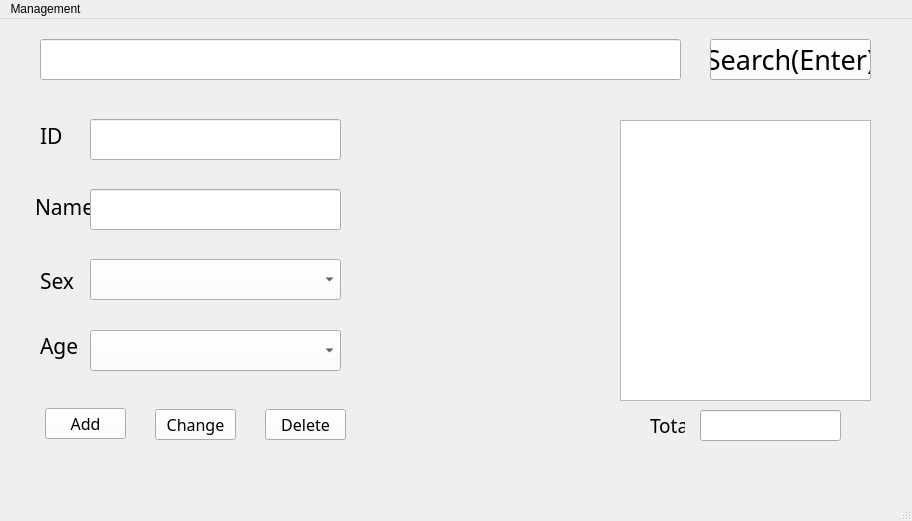
<?xml version="1.0" encoding="UTF-8"?>
<ui version="4.0">
 <class>MainWindow</class>
 <widget class="QMainWindow" name="MainWindow">
  <property name="geometry">
   <rect>
    <x>0</x>
    <y>0</y>
    <width>912</width>
    <height>521</height>
   </rect>
  </property>
  <property name="palette">
   <palette>
    <active>
     <colorrole role="Button">
      <brush brushstyle="SolidPattern">
       <color alpha="255">
        <red>255</red>
        <green>255</green>
        <blue>255</blue>
       </color>
      </brush>
     </colorrole>
    </active>
    <inactive>
     <colorrole role="Button">
      <brush brushstyle="SolidPattern">
       <color alpha="255">
        <red>255</red>
        <green>255</green>
        <blue>255</blue>
       </color>
      </brush>
     </colorrole>
    </inactive>
    <disabled>
     <colorrole role="Button">
      <brush brushstyle="SolidPattern">
       <color alpha="255">
        <red>255</red>
        <green>255</green>
        <blue>255</blue>
       </color>
      </brush>
     </colorrole>
    </disabled>
   </palette>
  </property>
  <property name="windowTitle">
   <string>MainWindow</string>
  </property>
  <widget class="QWidget" name="centralwidget">
   <widget class="QPushButton" name="Add">
    <property name="geometry">
     <rect>
      <x>45</x>
      <y>389</y>
      <width>81</width>
      <height>31</height>
     </rect>
    </property>
    <property name="font">
     <font>
      <family>Agency FB</family>
      <pointsize>12</pointsize>
     </font>
    </property>
    <property name="text">
     <string>Add</string>
    </property>
   </widget>
   <widget class="QPushButton" name="Change">
    <property name="geometry">
     <rect>
      <x>155</x>
      <y>390</y>
      <width>81</width>
      <height>31</height>
     </rect>
    </property>
    <property name="font">
     <font>
      <family>Agency FB</family>
      <pointsize>12</pointsize>
     </font>
    </property>
    <property name="text">
     <string>Change</string>
    </property>
   </widget>
   <widget class="QPushButton" name="Delete">
    <property name="geometry">
     <rect>
      <x>265</x>
      <y>390</y>
      <width>81</width>
      <height>31</height>
     </rect>
    </property>
    <property name="font">
     <font>
      <family>Agency FB</family>
      <pointsize>12</pointsize>
     </font>
    </property>
    <property name="text">
     <string>Delete</string>
    </property>
   </widget>
   <widget class="QPushButton" name="Search">
    <property name="geometry">
     <rect>
      <x>710</x>
      <y>20</y>
      <width>161</width>
      <height>41</height>
     </rect>
    </property>
    <property name="font">
     <font>
      <family>Agency FB</family>
      <pointsize>20</pointsize>
     </font>
    </property>
    <property name="text">
     <string>Search(Enter)</string>
    </property>
   </widget>
   <widget class="QLabel" name="label">
    <property name="geometry">
     <rect>
      <x>35</x>
      <y>162</y>
      <width>201</width>
      <height>51</height>
     </rect>
    </property>
    <property name="font">
     <font>
      <family>Agency FB</family>
      <pointsize>16</pointsize>
     </font>
    </property>
    <property name="text">
     <string>Name</string>
    </property>
   </widget>
   <widget class="QLabel" name="label_2">
    <property name="geometry">
     <rect>
      <x>40</x>
      <y>241</y>
      <width>54</width>
      <height>41</height>
     </rect>
    </property>
    <property name="font">
     <font>
      <family>Agency FB</family>
      <pointsize>16</pointsize>
     </font>
    </property>
    <property name="text">
     <string>Sex</string>
    </property>
   </widget>
   <widget class="QLabel" name="label_3">
    <property name="geometry">
     <rect>
      <x>40</x>
      <y>301</y>
      <width>71</width>
      <height>51</height>
     </rect>
    </property>
    <property name="font">
     <font>
      <family>Agency FB</family>
      <pointsize>16</pointsize>
     </font>
    </property>
    <property name="text">
     <string>Age</string>
    </property>
   </widget>
   <widget class="QLabel" name="label_4">
    <property name="geometry">
     <rect>
      <x>40</x>
      <y>91</y>
      <width>61</width>
      <height>51</height>
     </rect>
    </property>
    <property name="font">
     <font>
      <family>Agency FB</family>
      <pointsize>16</pointsize>
     </font>
    </property>
    <property name="text">
     <string>ID</string>
    </property>
   </widget>
   <widget class="QLineEdit" name="lineEdit">
    <property name="geometry">
     <rect>
      <x>40</x>
      <y>20</y>
      <width>641</width>
      <height>41</height>
     </rect>
    </property>
    <property name="font">
     <font>
      <family>Microsoft YaHei UI</family>
      <pointsize>14</pointsize>
      <weight>50</weight>
      <bold>false</bold>
     </font>
    </property>
   </widget>
   <widget class="QLineEdit" name="lineEdit_2">
    <property name="geometry">
     <rect>
      <x>90</x>
      <y>100</y>
      <width>251</width>
      <height>41</height>
     </rect>
    </property>
    <property name="font">
     <font>
      <family>Microsoft YaHei UI</family>
      <pointsize>14</pointsize>
      <weight>50</weight>
      <bold>false</bold>
     </font>
    </property>
    <property name="text">
     <string/>
    </property>
   </widget>
   <widget class="QLineEdit" name="lineEdit_3">
    <property name="geometry">
     <rect>
      <x>90</x>
      <y>170</y>
      <width>251</width>
      <height>41</height>
     </rect>
    </property>
    <property name="font">
     <font>
      <family>Microsoft YaHei UI</family>
      <pointsize>14</pointsize>
      <weight>50</weight>
      <bold>false</bold>
     </font>
    </property>
   </widget>
   <widget class="QComboBox" name="comboBox">
    <property name="geometry">
     <rect>
      <x>90</x>
      <y>240</y>
      <width>251</width>
      <height>41</height>
     </rect>
    </property>
    <property name="font">
     <font>
      <family>Microsoft YaHei UI</family>
      <pointsize>14</pointsize>
      <weight>50</weight>
      <bold>false</bold>
     </font>
    </property>
    <item>
     <property name="text">
      <string/>
     </property>
    </item>
    <item>
     <property name="text">
      <string>Male</string>
     </property>
    </item>
    <item>
     <property name="text">
      <string>Female</string>
     </property>
    </item>
   </widget>
   <widget class="QComboBox" name="comboBox_2">
    <property name="geometry">
     <rect>
      <x>90</x>
      <y>311</y>
      <width>251</width>
      <height>41</height>
     </rect>
    </property>
    <property name="font">
     <font>
      <family>Microsoft YaHei UI</family>
      <pointsize>14</pointsize>
      <weight>50</weight>
      <bold>false</bold>
     </font>
    </property>
    <item>
     <property name="text">
      <string/>
     </property>
    </item>
    <item>
     <property name="text">
      <string>1</string>
     </property>
    </item>
    <item>
     <property name="text">
      <string>2</string>
     </property>
    </item>
    <item>
     <property name="text">
      <string>3</string>
     </property>
    </item>
    <item>
     <property name="text">
      <string>4</string>
     </property>
    </item>
    <item>
     <property name="text">
      <string>5</string>
     </property>
    </item>
    <item>
     <property name="text">
      <string>6</string>
     </property>
    </item>
    <item>
     <property name="text">
      <string>7</string>
     </property>
    </item>
    <item>
     <property name="text">
      <string>8</string>
     </property>
    </item>
    <item>
     <property name="text">
      <string>9</string>
     </property>
    </item>
    <item>
     <property name="text">
      <string>10</string>
     </property>
    </item>
    <item>
     <property name="text">
      <string>11</string>
     </property>
    </item>
    <item>
     <property name="text">
      <string>12</string>
     </property>
    </item>
    <item>
     <property name="text">
      <string>13</string>
     </property>
    </item>
    <item>
     <property name="text">
      <string>14</string>
     </property>
    </item>
    <item>
     <property name="text">
      <string>15</string>
     </property>
    </item>
    <item>
     <property name="text">
      <string>16</string>
     </property>
    </item>
    <item>
     <property name="text">
      <string>17</string>
     </property>
    </item>
    <item>
     <property name="text">
      <string>18</string>
     </property>
    </item>
    <item>
     <property name="text">
      <string>19</string>
     </property>
    </item>
    <item>
     <property name="text">
      <string>20</string>
     </property>
    </item>
    <item>
     <property name="text">
      <string>21</string>
     </property>
    </item>
    <item>
     <property name="text">
      <string>22</string>
     </property>
    </item>
    <item>
     <property name="text">
      <string>23</string>
     </property>
    </item>
    <item>
     <property name="text">
      <string>24</string>
     </property>
    </item>
    <item>
     <property name="text">
      <string>25</string>
     </property>
    </item>
    <item>
     <property name="text">
      <string>26</string>
     </property>
    </item>
    <item>
     <property name="text">
      <string>27</string>
     </property>
    </item>
    <item>
     <property name="text">
      <string>28</string>
     </property>
    </item>
    <item>
     <property name="text">
      <string>29</string>
     </property>
    </item>
    <item>
     <property name="text">
      <string>30</string>
     </property>
    </item>
    <item>
     <property name="text">
      <string>31</string>
     </property>
    </item>
    <item>
     <property name="text">
      <string>32</string>
     </property>
    </item>
    <item>
     <property name="text">
      <string>33</string>
     </property>
    </item>
    <item>
     <property name="text">
      <string>34</string>
     </property>
    </item>
    <item>
     <property name="text">
      <string>35</string>
     </property>
    </item>
    <item>
     <property name="text">
      <string>36</string>
     </property>
    </item>
    <item>
     <property name="text">
      <string>37</string>
     </property>
    </item>
    <item>
     <property name="text">
      <string>38</string>
     </property>
    </item>
    <item>
     <property name="text">
      <string>39</string>
     </property>
    </item>
    <item>
     <property name="text">
      <string>40</string>
     </property>
    </item>
    <item>
     <property name="text">
      <string>41</string>
     </property>
    </item>
    <item>
     <property name="text">
      <string>42</string>
     </property>
    </item>
    <item>
     <property name="text">
      <string>43</string>
     </property>
    </item>
    <item>
     <property name="text">
      <string>44</string>
     </property>
    </item>
    <item>
     <property name="text">
      <string>45</string>
     </property>
    </item>
    <item>
     <property name="text">
      <string>46</string>
     </property>
    </item>
    <item>
     <property name="text">
      <string>47</string>
     </property>
    </item>
    <item>
     <property name="text">
      <string>48</string>
     </property>
    </item>
    <item>
     <property name="text">
      <string>49</string>
     </property>
    </item>
    <item>
     <property name="text">
      <string>50</string>
     </property>
    </item>
    <item>
     <property name="text">
      <string>51</string>
     </property>
    </item>
    <item>
     <property name="text">
      <string>52</string>
     </property>
    </item>
    <item>
     <property name="text">
      <string>53</string>
     </property>
    </item>
    <item>
     <property name="text">
      <string>54</string>
     </property>
    </item>
    <item>
     <property name="text">
      <string>55</string>
     </property>
    </item>
    <item>
     <property name="text">
      <string>56</string>
     </property>
    </item>
    <item>
     <property name="text">
      <string>57</string>
     </property>
    </item>
    <item>
     <property name="text">
      <string>58</string>
     </property>
    </item>
    <item>
     <property name="text">
      <string>59</string>
     </property>
    </item>
    <item>
     <property name="text">
      <string>60</string>
     </property>
    </item>
    <item>
     <property name="text">
      <string>61</string>
     </property>
    </item>
    <item>
     <property name="text">
      <string>62</string>
     </property>
    </item>
    <item>
     <property name="text">
      <string>63</string>
     </property>
    </item>
    <item>
     <property name="text">
      <string>64</string>
     </property>
    </item>
    <item>
     <property name="text">
      <string>65</string>
     </property>
    </item>
    <item>
     <property name="text">
      <string>66</string>
     </property>
    </item>
    <item>
     <property name="text">
      <string>67</string>
     </property>
    </item>
    <item>
     <property name="text">
      <string>68</string>
     </property>
    </item>
    <item>
     <property name="text">
      <string>69</string>
     </property>
    </item>
    <item>
     <property name="text">
      <string>70</string>
     </property>
    </item>
    <item>
     <property name="text">
      <string>71</string>
     </property>
    </item>
    <item>
     <property name="text">
      <string>72</string>
     </property>
    </item>
    <item>
     <property name="text">
      <string>73</string>
     </property>
    </item>
    <item>
     <property name="text">
      <string>74</string>
     </property>
    </item>
    <item>
     <property name="text">
      <string>75</string>
     </property>
    </item>
    <item>
     <property name="text">
      <string>76</string>
     </property>
    </item>
    <item>
     <property name="text">
      <string>77</string>
     </property>
    </item>
    <item>
     <property name="text">
      <string>78</string>
     </property>
    </item>
    <item>
     <property name="text">
      <string>79</string>
     </property>
    </item>
    <item>
     <property name="text">
      <string>80</string>
     </property>
    </item>
    <item>
     <property name="text">
      <string>81</string>
     </property>
    </item>
    <item>
     <property name="text">
      <string>82</string>
     </property>
    </item>
    <item>
     <property name="text">
      <string>83</string>
     </property>
    </item>
    <item>
     <property name="text">
      <string>84</string>
     </property>
    </item>
    <item>
     <property name="text">
      <string>85</string>
     </property>
    </item>
    <item>
     <property name="text">
      <string>86</string>
     </property>
    </item>
    <item>
     <property name="text">
      <string>87</string>
     </property>
    </item>
    <item>
     <property name="text">
      <string>88</string>
     </property>
    </item>
    <item>
     <property name="text">
      <string>89</string>
     </property>
    </item>
    <item>
     <property name="text">
      <string>90</string>
     </property>
    </item>
    <item>
     <property name="text">
      <string>91</string>
     </property>
    </item>
    <item>
     <property name="text">
      <string>92</string>
     </property>
    </item>
    <item>
     <property name="text">
      <string>93</string>
     </property>
    </item>
    <item>
     <property name="text">
      <string>94</string>
     </property>
    </item>
    <item>
     <property name="text">
      <string>95</string>
     </property>
    </item>
    <item>
     <property name="text">
      <string>96</string>
     </property>
    </item>
    <item>
     <property name="text">
      <string>97</string>
     </property>
    </item>
    <item>
     <property name="text">
      <string>98</string>
     </property>
    </item>
    <item>
     <property name="text">
      <string>99</string>
     </property>
    </item>
    <item>
     <property name="text">
      <string>100</string>
     </property>
    </item>
   </widget>
   <widget class="QListWidget" name="listWidget">
    <property name="geometry">
     <rect>
      <x>620</x>
      <y>101</y>
      <width>251</width>
      <height>281</height>
     </rect>
    </property>
    <property name="font">
     <font>
      <family>Microsoft YaHei UI</family>
      <pointsize>14</pointsize>
      <weight>50</weight>
      <bold>false</bold>
     </font>
    </property>
   </widget>
   <widget class="QLineEdit" name="lineEdit_4">
    <property name="geometry">
     <rect>
      <x>700</x>
      <y>391</y>
      <width>141</width>
      <height>31</height>
     </rect>
    </property>
    <property name="font">
     <font>
      <family>Mongolian Baiti</family>
      <pointsize>12</pointsize>
      <weight>50</weight>
      <bold>false</bold>
     </font>
    </property>
   </widget>
   <widget class="QLabel" name="label_5">
    <property name="geometry">
     <rect>
      <x>650</x>
      <y>391</y>
      <width>35</width>
      <height>31</height>
     </rect>
    </property>
    <property name="font">
     <font>
      <family>Agency FB</family>
      <pointsize>14</pointsize>
     </font>
    </property>
    <property name="text">
     <string>Total</string>
    </property>
   </widget>
   <widget class="QLabel" name="image">
    <property name="geometry">
     <rect>
      <x>370</x>
      <y>100</y>
      <width>221</width>
      <height>321</height>
     </rect>
    </property>
    <property name="text">
     <string/>
    </property>
   </widget>
  </widget>
  <widget class="QMenuBar" name="menubar">
   <property name="geometry">
    <rect>
     <x>0</x>
     <y>0</y>
     <width>912</width>
     <height>20</height>
    </rect>
   </property>
   <widget class="QMenu" name="menuManagement">
    <property name="title">
     <string>Management</string>
    </property>
    <addaction name="actionImport"/>
    <addaction name="actionExport"/>
    <addaction name="actionShutdown"/>
    <addaction name="Quit"/>
   </widget>
   <addaction name="menuManagement"/>
  </widget>
  <widget class="QStatusBar" name="statusbar"/>
  <action name="actionLogin">
   <property name="text">
    <string>Login</string>
   </property>
  </action>
  <action name="actionQuit">
   <property name="text">
    <string>Quit</string>
   </property>
  </action>
  <action name="actionImport">
   <property name="text">
    <string>Import</string>
   </property>
  </action>
  <action name="actionTerminal">
   <property name="text">
    <string>Terminal</string>
   </property>
  </action>
  <action name="actionDatabase">
   <property name="text">
    <string>Database</string>
   </property>
  </action>
  <action name="actionSave">
   <property name="text">
    <string>Save</string>
   </property>
  </action>
  <action name="actionExport">
   <property name="text">
    <string>Export</string>
   </property>
  </action>
  <action name="actionShutdown">
   <property name="text">
    <string>Shutdown</string>
   </property>
  </action>
  <action name="actionQuit_2">
   <property name="text">
    <string>Quit</string>
   </property>
  </action>
  <action name="actionQuit_3">
   <property name="text">
    <string>Quit</string>
   </property>
  </action>
  <action name="Quit">
   <property name="text">
    <string>Quit</string>
   </property>
  </action>
 </widget>
 <resources/>
 <connections/>
</ui>
